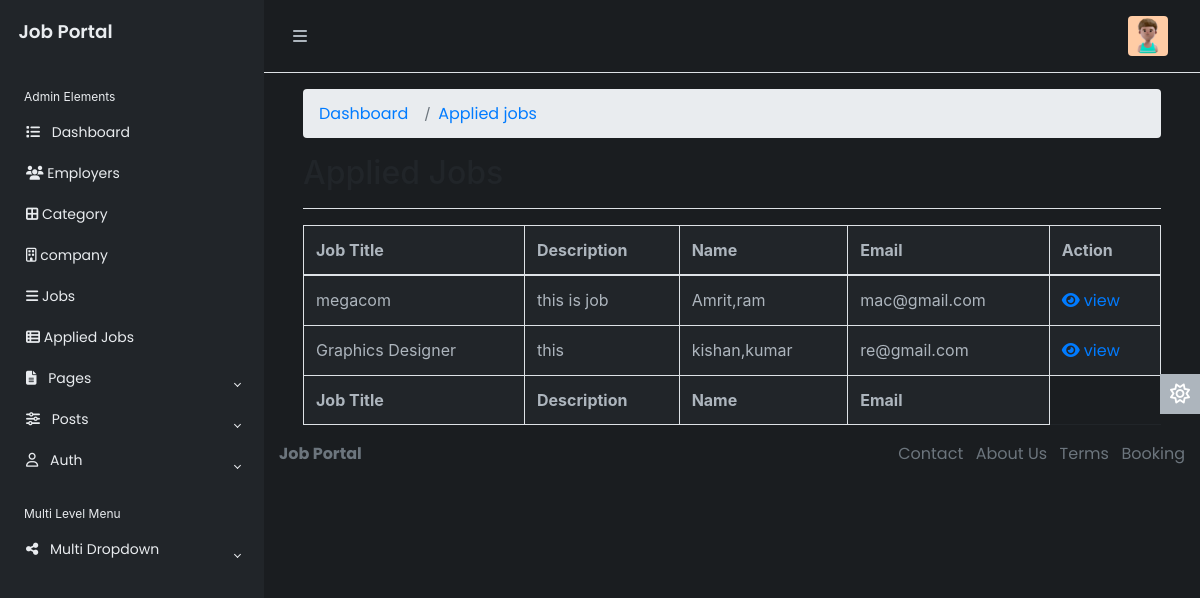
Screenshot of /admin2/applied_job.php (signed in) with the database file from the repository.
### tables this page shows
CREATE TABLE `job_apply` (
  `id` int(11) NOT NULL,
  `fname` varchar(100) NOT NULL,
  `lname` varchar(100) NOT NULL,
  `dob` date NOT NULL,
  `file` varchar(255) NOT NULL,
  `job_id` int(23) NOT NULL,
  `job_seeker` varchar(100) NOT NULL,
  `mobile_no` int(30) NOT NULL
);

CREATE TABLE `all_job` (
  `job_id` int(11) NOT NULL,
  `customer_email` varchar(100) NOT NULL,
  `job_title` varchar(100) NOT NULL,
  `description` text NOT NULL,
  `contri` varchar(100) NOT NULL,
  `state` varchar(100) NOT NULL,
  `city` varchar(100) NOT NULL,
  `post_date` timestamp NOT NULL DEFAULT current_timestamp() ON UPDATE current_timestamp(),
  `category` int(11) NOT NULL,
  `salary` int(100) NOT NULL,
  `type` varchar(100) NOT NULL,
  `address` varchar(200) NOT NULL
);

### admin2/applied_job.php (the view, shortened to what this page needs)
<?php include('header.php');?>
<?php include('sidebar.php');?>
<?php
        $email=$_SESSION['admin_email'];
        $query="select * from job_apply   LEFT JOIN all_job ON job_apply.id=all_job.job_id where customer_email='$email'";
        $result=mysqli_query($connection,$query);
        $raw=mysqli_num_rows($result);
        ?>
<div class="container-fluid">
<main role="main" class="col-md-9 ml-sm-auto col-lg-12 pt-3 px-4">
        <nav aria-label="breadcrumb">
  <ol class="breadcrumb">
    <li class="breadcrumb-item"><a href="admin_dashboard.php">Dashboard</a></li>
    <li class="breadcrumb-item"><a href="applied_job.php">Applied jobs</a></li>
  </ol>
</nav>
<div class="d-flex justify-content-between flex-wrap flex-md-nowrap align-items-center pb-2 mb-3 border-bottom">
          <h1 class="h2">Applied Jobs</h1>
          </div>
<div class="table-responsive">
<table id="example" class="table  table-bordered" style="width:100%">
        <thead>
            <tr>
        <th scope="col">Job Title</th>
      <th scope="col">Description</th>
      <th scope="col">Name</th>
      <th scope="col">Email</th>
      <th scope="col">Action</th>
            </tr>
        </thead>
        <tbody>
        <?php
         if($raw>0){
          while($data=mysqli_fetch_assoc($result)) {
    ?>
            <tr>
     <td><?php echo $data['job_title'];?></td>
      <td><?php echo $data['description'];?></td>
      <td><?php echo $data['fname'];?>,<?php echo $data['lname'];?></td>
      <td><?php echo $data['job_seeker'];?></td>
      <td><a href="view_applied_job.php?id=<?php echo $data['id'];?>"><i class="fa-solid fa-eye mr-1"></i>view </a></td>
            </tr>
            <?php }}; ?>
        </tbody>
        <tfoot>
            <tr>
            <th scope="col">Job Title</th>
      <th scope="col">Description</th>
      <th scope="col">Name</th>
      <th scope="col">Email</th>
            </tr>
        </tfoot>
    </table>
    </div>
    </div>
<?php include('footer.php');?>

### admin2/css/style.css (style rules this page uses)
body { font-family: 'Poppins', sans-serif; font-size: 0.875rem; opacity: 1; overflow-y: scroll; margin: 0; }
a { cursor: pointer; text-decoration: none; font-family: 'Poppins', sans-serif; }
li { list-style: none; }

### rows the page displays
job_apply: all_job.job_title "megacom", all_job.description "this is job", fname "Amrit", lname "ram", job_seeker "mac@gmail.com"
job_apply: all_job.job_title "Graphics Designer", all_job.description "this", fname "kishan", lname "kumar", job_seeker "re@gmail.com"
